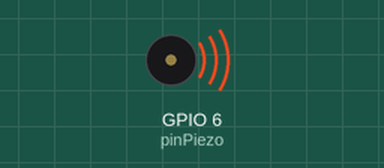
This program was run on a simulated Raspberry Pi (BCM pin numbers). On the bench: buzzer (waves = sounding).

Above: at 0.5 s.
At 12.5 s:
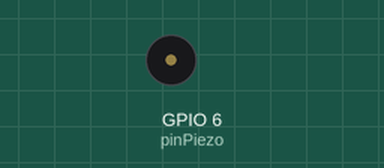
Timing chart, 0 to 16.9 s (numbered marks = the images above):
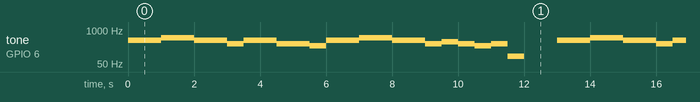

Measured:
- by itself, tone on GPIO 6 (pinPiezo): repeats every 13.0 s: 500 Hz 1.0 s, 400 Hz 1.0 s, 300 Hz 0.50 s, 400 Hz 1.0 s, 300 Hz 1.0 s, 250 Hz 0.50 s, 400 Hz 1.0 s, 500 Hz 1.0 s, 400 Hz 1.0 s, 300 Hz 0.50 s, 350 Hz 0.50 s, 300 Hz 0.50 s, 250 Hz 0.50 s, 300 Hz 0.50 s, 100 Hz 0.50 s, silent 1.0 s, 400 Hz 1.0 s

The program:

melody.py
```python
#-*-coding: utf-8-*-

import RPi.GPIO as GPIO
import time

pinPiezo = 6
Melody = [400, 400, 500, 500, 400, 400, 300, 400, 400, 300, 300, 250, 400, 400, 500, 500, 400, 400, 300, 350, 300, 250, 300, 100]

GPIO.setmode(GPIO.BCM)
GPIO.setup(pinPiezo, GPIO.OUT)

Buzz = GPIO.PWM(pinPiezo, 440)

try:
	while True:
		Buzz.start(50)
		for i in range(0, len(Melody)):
			Buzz.ChangeFrequency(Melody[i])
			time.sleep(0.5)
		Buzz.stop()
		time.sleep(1)

except KeyboardInterrupt:
	GPIO.cleanup()
```
